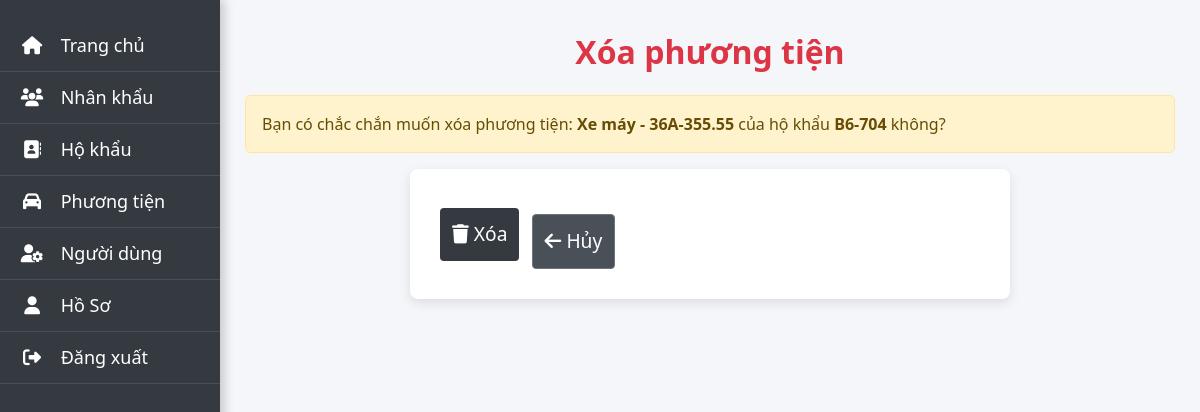
/quanly/phuong-tien/8/xoa/ (signed in), run on the app's committed database.
### apartment_management/models.py (models this page shows, shortened)
class PhuongTien(models.Model):
    LOAI_CHOICES = [('Ô tô', 'Ô tô'), ('Xe máy', 'Xe máy')]
    ho_khau = models.ForeignKey(HoKhau, on_delete=models.CASCADE)
    loai_phuong_tien = models.CharField(max_length=10, choices=LOAI_CHOICES)
    bien_so = models.CharField(max_length=15)
    mau = models.CharField(max_length=10)
    mo_ta = models.TextField(null=True, blank=True)

class HoKhau(models.Model):
    TRANG_THAI_CHOICES = [
        ('Đang ở', 'Đang ở'),
        ('Đã rời đi', 'Đã rời đi'),
    ]
    so_can_ho = models.CharField(max_length=10)
    tang = models.IntegerField()
    toa_nha = models.CharField(max_length=30)
    ngay_lap = models.DateField(null=True, blank=True)
    ngay_chuyen_di = models.DateField(null=True, blank=True)
    dien_tich = models.FloatField(null=True, blank=True)
    so_xe_may = models.IntegerField(null=True, blank=True)
    so_o_to = models.IntegerField(null=True, blank=True)
    chu_ho = models.ForeignKey('NhanKhau', on_delete=models.SET_NULL, null=True, blank=True, related_name='chu_ho_cua_ho_khau')
    trang_thai = models.CharField(max_length=20, choices=TRANG_THAI_CHOICES)

### apartment_management/views/quanly_views/phuongtien_views.py (the view)
# urls.py: path('quanly/phuong-tien/<int:phuongtien_id>/xoa/', phuongtien_views.xoa_phuongtien, name='xoa_phuongtien'),
@login_required
@role_required('Quản lý')
def xoa_phuongtien(request, phuongtien_id):
    phuong_tien = get_object_or_404(PhuongTien, id=phuongtien_id)
    ho_khau = phuong_tien.ho_khau
    if request.method == 'POST':
        phuong_tien.delete()
        cap_nhat_so_xe(ho_khau)
        messages.success(request, 'Xóa phương tiện thành công!')
        return redirect('chitiet_phuongtien', ho_id=ho_khau.id)
    return render(request, 'quanly/phuongtien/xoa_phuongtien.html', {
        'phuong_tien': phuong_tien,
        'ho_khau': ho_khau,
    })

### apartment_management/views/nguoidung_views.py (called while the page is built)
def role_required(required_role):
    def decorator(view_func):
        @wraps(view_func)
        def _wrapped_view(request, *args, **kwargs):
            if request.user.is_authenticated:
                nguoi_dung = getattr(request.user, 'nguoidung', None)
                if nguoi_dung and nguoi_dung.vai_tro == required_role:
                    return view_func(request, *args, **kwargs)
            return redirect('login')
        return _wrapped_view
    return decorator

### apartment_management/templates/quanly/phuongtien/xoa_phuongtien.html (shortened to what this page needs)
{% extends 'quanly/quanly_base.html' %}
{% block content %}
<h2 class="mb-4 text-danger">Xóa phương tiện</h2>
<div class="alert alert-warning" role="alert">
    Bạn có chắc chắn muốn xóa phương tiện:
    <strong>{{ phuong_tien.loai_phuong_tien }} - {{ phuong_tien.bien_so }}</strong>
    của hộ khẩu <strong>{{ ho_khau.so_can_ho }}</strong> không?
</div>
<form method="post">
    <button type="submit" class="btn btn-danger">
        <i class="fas fa-trash"></i> Xóa
    </button>
    <a href="{% url 'chitiet_phuongtien' phuong_tien.ho_khau.id %}" class="btn btn-secondary ms-2">
        <i class="fas fa-arrow-left"></i> Hủy
    </a>
</form>
{% endblock %}

### apartment_management/static/css/style.css (style rules this page uses)
body { font-family: 'Segoe UI', Tahoma, Geneva, Verdana, sans-serif; margin: 0; padding: 0; background-color: #f4f6f9; color: #495057; }
h1, h2, h3, h4 { font-weight: 600; color: #343a40; }
.btn { border-radius: 8px; font-weight: 500; }
.btn-secondary { background-color: #6c757d; border-color: #6c757d; color: white; transition: background-color 0.3s, transform 0.2s ease-in-out; }
h2 { text-align: center; font-size: 2rem; margin-bottom: 20px; color: #343a40; }
form { max-width: 600px; margin: 0 auto; padding: 30px; background-color: #ffffff; border-radius: 8px; box-shadow: 0 4px 12px rgba(0, 0, 0, 0.1); }
form button[type="submit"] { padding: 12px; font-size: 1.2rem; background-color: #343a40; color: white; border: none; border-radius: 4px; cursor: pointer; transition: background-color 0.3s; }
form a.btn { padding: 12px; font-size: 1.2rem; color: white; background-color: #495057; border-radius: 4px; display: inline-block; margin-top: 15px; text-align: center; text-decoration: none; transition: background-color 0.3s; }

### data on the page
PhuongTien: loai_phuong_tien "Xe máy", bien_so "36A-355.55"
HoKhau: so_can_ho "B6-704"
